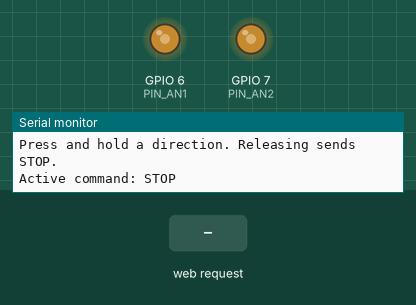
Bench run of a sketch on a simulated ESP32-S3. Parts: output pins drawn as LEDs (lit = HIGH), the last lines printed to the serial monitor. The test bench sets the inputs (shaded band).

Above: at 1.7 s.
1.8 s: HTTP request GET /command?dir=backward received
At 1.95 s:
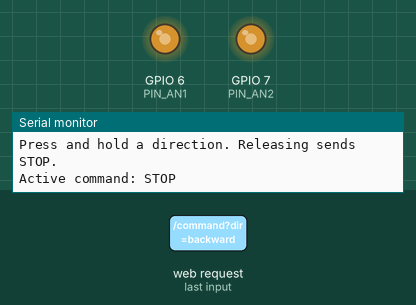
3.6 s: HTTP request GET /command?dir=left received
At 3.75 s:
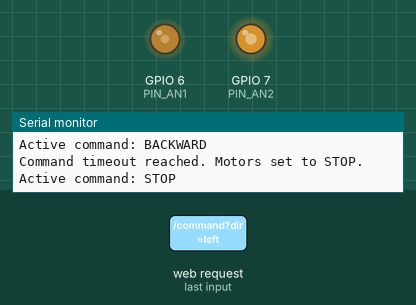
5.4 s: HTTP request GET /command?dir=right received
At 5.55 s:
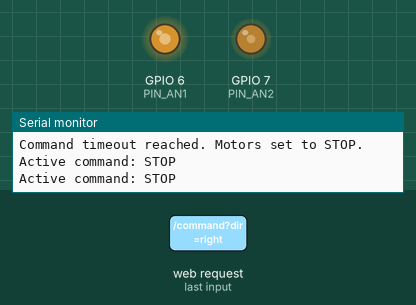
Timing chart, 0 to 8.4 s (numbered marks = the images above; inputs shaded):
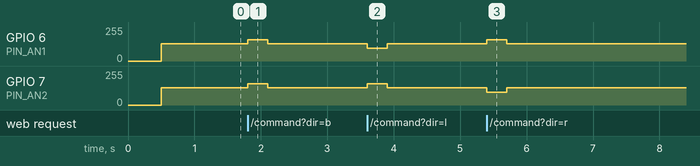

Measured:
- after the input at 1.8 s, GPIO 6 (PIN_AN1), GPIO 7 (PIN_AN2): 128/255 → 160/255 at once, → 128/255 0.30 s later
- after the input at 3.6 s, GPIO 6 (PIN_AN1): 128/255 → 96/255 at once, → 128/255 0.30 s later; GPIO 7 (PIN_AN2): 128/255 → 160/255 at once, → 128/255 0.30 s later
- after the input at 5.4 s, GPIO 6 (PIN_AN1): 128/255 → 160/255 at once, → 128/255 0.30 s later; GPIO 7 (PIN_AN2): 128/255 → 96/255 at once, → 128/255 0.30 s later

The sketch:

WheelChairWebJoystick.ino
```cpp
#include <WiFi.h>
#include <WebServer.h>

namespace {
const char* AP_SSID = "Wheelchair-Joystick";
const char* AP_PASSWORD = "DriveSafe123";

const int PIN_AN1 = 6;
const int PIN_AN2 = 7;

const int PWM_STOP = 128;
const int PWM_FWD = 160;
const int PWM_REV = 96;

constexpr uint32_t COMMAND_TIMEOUT_MS = 300;
constexpr uint32_t STATUS_PRINT_MS = 1000;

enum CommandState {
  CMD_STOP,
  CMD_FORWARD,
  CMD_BACKWARD,
  CMD_LEFT,
  CMD_RIGHT
};

WebServer server(80);
CommandState activeCommand = CMD_STOP;
uint32_t lastCommandAtMs = 0;
uint32_t lastStatusAtMs = 0;

const char INDEX_HTML[] PROGMEM = R"rawliteral(
<!doctype html>
<html lang="en">
<head>
  <meta charset="utf-8">
  <meta name="viewport" content="width=device-width, initial-scale=1, viewport-fit=cover">
  <title>Wheelchair Joystick</title>
  <style>
    :root {
      --bg: #eef3ea;
      --panel: #fcfdf8;
      --ink: #16301f;
      --accent: #2c8a57;
      --accent-strong: #1f6a41;
      --danger: #c95a3d;
      --line: #c9d8c7;
    }
    * { box-sizing: border-box; }
    body {
      margin: 0;
      min-height: 100vh;
      font-family: Verdana, Geneva, sans-serif;
      background:
        radial-gradient(circle at top, #ffffff 0%, #eef3ea 45%, #d9e7d5 100%);
      color: var(--ink);
      display: grid;
      place-items: center;
      padding: 20px;
    }
    .panel {
      width: min(420px, 100%);
      background: rgba(252, 253, 248, 0.95);
      border: 1px solid var(--line);
      border-radius: 24px;
      box-shadow: 0 18px 40px rgba(22, 48, 31, 0.12);
      padding: 22px;
    }
    h1 {
      margin: 0 0 8px;
      font-size: 1.8rem;
      text-align: center;
    }
    p {
      margin: 0 0 18px;
      text-align: center;
      line-height: 1.4;
    }
    .status {
      border: 1px solid var(--line);
      border-radius: 16px;
      padding: 12px 14px;
      background: #f5f8f2;
      text-align: center;
      margin-bottom: 18px;
      font-weight: bold;
    }
    .pad {
      display: grid;
      grid-template-columns: repeat(3, 1fr);
      gap: 12px;
    }
    button {
      border: none;
      border-radius: 18px;
      min-height: 92px;
      font-size: 1.05rem;
      font-weight: bold;
      color: white;
      background: var(--accent);
      touch-action: manipulation;
      box-shadow: 0 10px 18px rgba(44, 138, 87, 0.18);
    }
    button:active,
    button.active {
      background: var(--accent-strong);
      transform: scale(0.98);
    }
    .empty {
      visibility: hidden;
    }
    .stop {
      background: var(--danger);
      box-shadow: 0 10px 18px rgba(201, 90, 61, 0.18);
    }
    .footer {
      margin-top: 16px;
      font-size: 0.92rem;
      color: #476050;
    }
  </style>
</head>
<body>
  <main class="panel">
    <h1>E-Joystick</h1>
    <p>Press and hold a direction. Releasing the button sends stop automatically.</p>
    <div class="status" id="status">Connecting...</div>
    <div class="pad">
      <div class="empty"></div>
      <button data-command="forward">Forward</button>
      <div class="empty"></div>
      <button data-command="left">Left</button>
      <button class="stop" id="stopButton" data-command="stop">Stop</button>
      <button data-command="right">Right</button>
      <div class="empty"></div>
      <button data-command="backward">Backward</button>
      <div class="empty"></div>
    </div>
    <div class="footer">Safety: if the page stops sending commands, the controller times out to stop.</div>
  </main>
  <script>
    const statusEl = document.getElementById('status');
    const buttons = Array.from(document.querySelectorAll('button[data-command]'));
    let heldCommand = 'stop';
    let sendTimer = null;

    async function sendCommand(command) {
      heldCommand = command;
      buttons.forEach((button) => {
        button.classList.toggle('active', button.dataset.command === command && command !== 'stop');
      });
      statusEl.textContent = 'Command: ' + command.toUpperCase();
      try {
        await fetch('/command?dir=' + encodeURIComponent(command), { cache: 'no-store' });
      } catch (error) {
        statusEl.textContent = 'Connection lost. Command timeout will stop motors.';
      }
    }

    function startHold(command) {
      sendCommand(command);
      if (sendTimer) {
        clearInterval(sendTimer);
      }
      sendTimer = setInterval(() => sendCommand(command), 120);
    }

    function endHold() {
      if (sendTimer) {
        clearInterval(sendTimer);
        sendTimer = null;
      }
      sendCommand('stop');
    }

    function bindHold(button) {
      const command = button.dataset.command;
      const start = (event) => {
        event.preventDefault();
        startHold(command);
      };
      const end = (event) => {
        event.preventDefault();
        endHold();
      };
      button.addEventListener('pointerdown', start);
      button.addEventListener('pointerup', end);
      button.addEventListener('pointerleave', end);
      button.addEventListener('pointercancel', end);
    }

    buttons.forEach(bindHold);
    window.addEventListener('beforeunload', endHold);
    window.addEventListener('blur', endHold);

    fetch('/status')
      .then((response) => response.text())
      .then((text) => { statusEl.textContent = text; })
      .catch(() => { statusEl.textContent = 'Ready. Press and hold a direction.'; });
  </script>
</body>
</html>
)rawliteral";

const char* commandToText(CommandState command) {
  switch (command) {
    case CMD_FORWARD:
      return "FORWARD";
    case CMD_BACKWARD:
      return "BACKWARD";
    case CMD_LEFT:
      return "LEFT";
    case CMD_RIGHT:
      return "RIGHT";
    case CMD_STOP:
    default:
      return "STOP";
  }
}

void applyMotorCommand(CommandState command) {
  int leftPwm = PWM_STOP;
  int rightPwm = PWM_STOP;

  if (command == CMD_FORWARD) {
    leftPwm = PWM_REV;
    rightPwm = PWM_REV;
  } else if (command == CMD_BACKWARD) {
    leftPwm = PWM_FWD;
    rightPwm = PWM_FWD;
  } else if (command == CMD_LEFT) {
    leftPwm = PWM_REV;
    rightPwm = PWM_FWD;
  } else if (command == CMD_RIGHT) {
    leftPwm = PWM_FWD;
    rightPwm = PWM_REV;
  }

  analogWrite(PIN_AN1, leftPwm);
  analogWrite(PIN_AN2, rightPwm);
}

CommandState parseCommand(const String& value) {
  if (value == "forward") {
    return CMD_FORWARD;
  }
  if (value == "backward") {
    return CMD_BACKWARD;
  }
  if (value == "left") {
    return CMD_LEFT;
  }
  if (value == "right") {
    return CMD_RIGHT;
  }
  return CMD_STOP;
}

void handleRoot() {
  server.send_P(200, "text/html", INDEX_HTML);
}

void handleStatus() {
  server.send(200, "text/plain", String("Current command: ") + commandToText(activeCommand));
}

void handleCommand() {
  const String dir = server.hasArg("dir") ? server.arg("dir") : "stop";
  activeCommand = parseCommand(dir);
  lastCommandAtMs = millis();
  applyMotorCommand(activeCommand);

  server.send(200, "text/plain", String("OK ") + commandToText(activeCommand));
}

void handleNotFound() {
  server.send(404, "text/plain", "Not found");
}

void printAccessInfo() {
  Serial.println();
  Serial.println(F("ESP32 web joystick ready"));
  Serial.print(F("Connect phone/laptop to Wi-Fi SSID: "));
  Serial.println(AP_SSID);
  Serial.print(F("Password: "));
  Serial.println(AP_PASSWORD);
  Serial.print(F("Open this address in a browser: http://"));
  Serial.println(WiFi.softAPIP());
  Serial.println(F("Press and hold a direction. Releasing sends STOP."));
  Serial.println();
}
}  // namespace

void setup() {
  Serial.begin(115200);
  delay(500);

  pinMode(PIN_AN1, OUTPUT);
  pinMode(PIN_AN2, OUTPUT);
  applyMotorCommand(CMD_STOP);

  WiFi.mode(WIFI_AP);
  WiFi.softAP(AP_SSID, AP_PASSWORD);

  server.on("/", HTTP_GET, handleRoot);
  server.on("/status", HTTP_GET, handleStatus);
  server.on("/command", HTTP_GET, handleCommand);
  server.onNotFound(handleNotFound);
  server.begin();

  printAccessInfo();
  lastCommandAtMs = millis();
}

void loop() {
  server.handleClient();

  const uint32_t now = millis();
  if (activeCommand != CMD_STOP && (now - lastCommandAtMs) > COMMAND_TIMEOUT_MS) {
    activeCommand = CMD_STOP;
    applyMotorCommand(activeCommand);
    Serial.println(F("Command timeout reached. Motors set to STOP."));
  }

  if ((now - lastStatusAtMs) > STATUS_PRINT_MS) {
    lastStatusAtMs = now;
    Serial.print(F("Active command: "));
    Serial.println(commandToText(activeCommand));
  }
}
```
